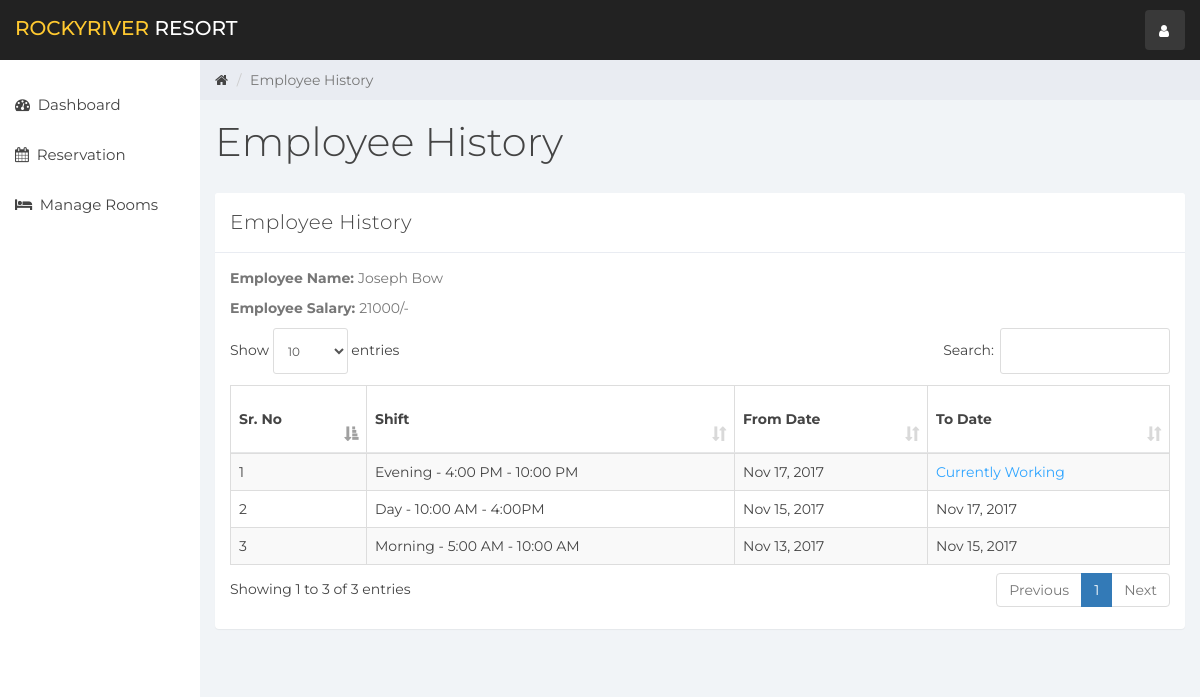
/index.php?emp_history&empid=1 (signed in), run on the app's committed database.
### tables this page shows
CREATE TABLE `staff` (
  `emp_id` int(11) NOT NULL,
  `emp_name` varchar(100) NOT NULL,
  `staff_type_id` int(11) NOT NULL,
  `shift_id` int(11) NOT NULL,
  `id_card_type` int(11) NOT NULL,
  `id_card_no` varchar(20) NOT NULL,
  `address` varchar(100) NOT NULL,
  `contact_no` bigint(20) NOT NULL,
  `salary` bigint(20) NOT NULL,
  `joining_date` timestamp NOT NULL DEFAULT CURRENT_TIMESTAMP,
  `updated_at` timestamp NOT NULL DEFAULT CURRENT_TIMESTAMP ON UPDATE CURRENT_TIMESTAMP
);

CREATE TABLE `emp_history` (
  `id` int(11) NOT NULL,
  `emp_id` int(11) NOT NULL,
  `shift_id` int(11) NOT NULL,
  `from_date` timestamp NOT NULL DEFAULT CURRENT_TIMESTAMP,
  `to_date` timestamp NULL DEFAULT NULL,
  `created_at` timestamp NOT NULL DEFAULT CURRENT_TIMESTAMP
);

CREATE TABLE `shift` (
  `shift_id` int(10) NOT NULL,
  `shift` varchar(100) NOT NULL,
  `shift_timing` varchar(100) NOT NULL
);

### emp_history.php (the view, shortened to what this page needs)
<div class="col-sm-9 col-sm-offset-3 col-lg-10 col-lg-offset-2 main">
    <div class="row">
        <ol class="breadcrumb">
            <li><a href="#">
                    <em class="fa fa-home"></em>
                </a></li>
            <li class="active">Employee History</li>
        </ol>
    </div>
    <div class="row">
        <div class="col-lg-12">
            <h1 class="page-header">Employee History</h1>
        </div>
    </div>
    <div class="row">
        <div class="col-lg-12">
            <div class="panel panel-default">
                <div class="panel-heading">Employee History</div>
                <div class="panel-body">
                    <?php
                    if(isset($_GET['empid'])){
                        $emp_id = $_GET['empid'];
                    }else{
                        header('Location:404.php');
                    }
                    $emp = "SELECT * FROM staff WHERE emp_id='$emp_id'";
                    $emp_result = mysqli_query($connection,$emp);
                    $employee = mysqli_fetch_assoc($emp_result);
                    ?>
                    <p><b>Employee Name: </b> <?php echo $employee['emp_name']; ?></p>
                    <p><b>Employee Salary: </b> <?php echo $employee['salary'].'/-'; ?></p>
                    <table class="table table-striped table-bordered table-responsive" cellspacing="0" width="100%"
                           id="rooms">
                        <thead>
                        <tr>
                            <th>Sr. No</th>
                            <th>Shift</th>
                            <th>From Date</th>
                            <th>To Date</th>
                        </tr>
                        </thead>
                        <tbody>
                        <?php
                        $staff_query = "SELECT * FROM emp_history NATURAL JOIN shift WHERE emp_id = '$emp_id' ORDER BY created_at DESC";
                        $staff_result = mysqli_query($connection, $staff_query);
                        if (mysqli_num_rows($staff_result) > 0) {
                            $num = 0;
                            while ($staff = mysqli_fetch_assoc($staff_result)) {
                                $num++;
                                ?>
                                <tr>
                                    <td><?php echo $num; ?></td>
                                    <td><?php echo $staff['shift'].' - '.$staff['shift_timing']; ?></td>
                                    <td><?php echo date('M j, Y', strtotime($staff['from_date'])); ?></td>
                                    <td>
                                        <?php
                                        if ($staff['to_date'] == NULL){
                                            echo "<div class='color-blue'>Currently Working</div>";
                                        }else{
                                            echo date('M j, Y', strtotime($staff['to_date']));
                                        }?>
                                    </td>
                                </tr>
                                <?php
                            }
                        }
                        ?>
                        </tbody>
                    </table>
                </div>
            </div>
        </div>
    </div>
    <div class="row">
        <div class="col-sm-12">
        </div>
    </div>
</div>

### css/styles.css (style rules this page uses)
body { background: #f1f4f7; padding-top: 60px; font-size: 14px; color: #444444; font-family: "Montserrat", "Helvetica Neue", Helvetica, Arial, sans-serif; }
p { color: #777; }
a, a:hover, a:focus { color: #444444; }
h1, h2, h3, h4, h5, h6 { color: #444444; }
h1 { font-weight: 300; font-size: 40px; }
.color-blue { color: #30a5ff; }
.panel { border: 0; }
.panel-heading { font-size: 20px; font-weight: 300; letter-spacing: 0.025em; height: 60px; line-height: 38px; }
.panel-default .panel-heading { background: #fff; border-bottom: 1px solid #e9ecf2; color: #444444; }
.breadcrumb { border-radius: 0; padding: 10px 15px 10px 15px; background: #e9ecf2; margin: 0; }
h1.page-header { margin-top: 20px; border-bottom: 0; }
.table { background: #fff; }
.table > thead > tr > th { border-bottom: 1px solid #e6e7e8; vertical-align: middle; height: 50px; }

### data on the page
staff: emp_name "Joseph Bow", salary "21000"
emp_history: shift.shift "Evening", shift.shift_timing "4:00 PM - 10:00 PM", from_date "Nov 17, 2017", shows "Currently Working"
emp_history: shift.shift "Day", shift.shift_timing "10:00 AM - 4:00PM", from_date "Nov 15, 2017", to_date "Nov 17, 2017"
emp_history: shift.shift "Morning", shift.shift_timing "5:00 AM - 10:00 AM", from_date "Nov 13, 2017", to_date "Nov 15, 2017"
